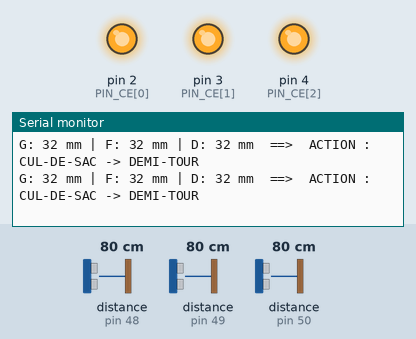
A sketch run on a simulated Arduino Uno, built with avr-gcc and run on an emulated ATmega328P. Parts: output pins drawn as LEDs (lit = HIGH), the last lines printed to the serial monitor. The inputs (shaded band) are chosen by the test bench; at power-on: distance to the obstacle (sensors on pin 48, pin 49, pin 50) 80 cm.

Above: at 1.5 s.
1.6 s: distance to the obstacle (sensor on pin 48) set to 9 cm
At 2.3 s:
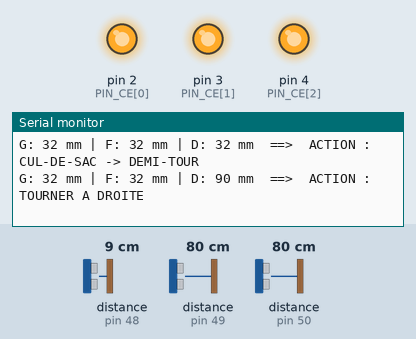
3.9 s: distance to the obstacle (sensor on pin 49) set to 9 cm
At 4.9 s:
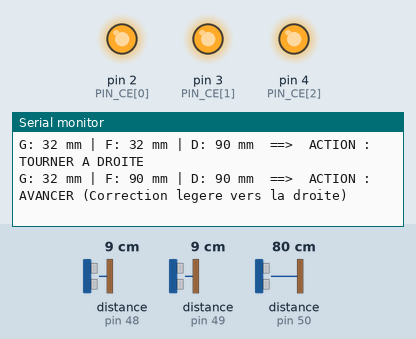
6.4 s: distance to the obstacle (sensor on pin 50) set to 4 cm
At 6.9 s:
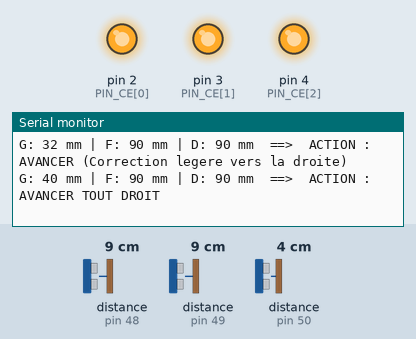
8.5 s: distance to the obstacle (sensor on pin 48) set to 2 cm
At 9.5 s:
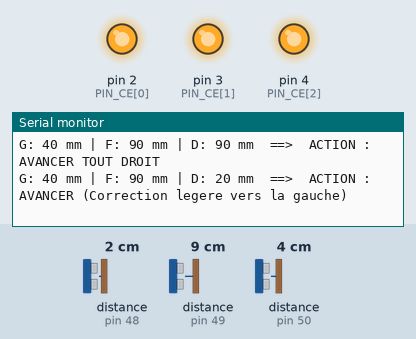

Measured:
- after the input at 1.6 s, the serial monitor: prints a new line after 0.33 s (image 1)
- after the input at 3.9 s, the serial monitor: prints a new line after 0.53 s (image 2)
- after the input at 6.4 s, the serial monitor: prints a new line after 0.13 s (image 3)
- after the input at 8.5 s, the serial monitor: prints a new line after 0.54 s (image 4)

The sketch:

Test_Algorithme_Navigation.ino
```cpp
#include <Wire.h>
#include "Adafruit_VL6180X.h"

#define nb_capteurs 3
#define SEUIL_MUR 50 // Distance en mm en dessous de laquelle on considère qu'il y a un mur

// Index des capteurs basé sur ton schéma de positionnement
#define CAPTEUR_GAUCHE 2
#define CAPTEUR_FACE   1
#define CAPTEUR_DROITE 0

Adafruit_VL6180X capteurs[nb_capteurs] = {
  Adafruit_VL6180X(),
  Adafruit_VL6180X(),
  Adafruit_VL6180X()
};

const int PIN_CE[nb_capteurs] = { 2, 3, 4 };
const uint8_t ADRESSES_I2C[nb_capteurs] = { 0x30, 0x31, 0x32 };

struct DonneesCapteur {
  float lux;
  uint8_t distance;
  uint8_t statut;
};

DonneesCapteur valeurs_capteurs[nb_capteurs];

void setup() {
  Serial.begin(9600);
  while (!Serial) delay(1);

  // Éteindre les capteurs
  for (int i = 0 ; i < nb_capteurs ; i++) {
    pinMode(PIN_CE[i], OUTPUT);
    digitalWrite(PIN_CE[i], LOW);
  }
  delay(10);

  // Initialisation et changement d'adresses
  for (int i = 0; i < nb_capteurs; i++) {
    digitalWrite(PIN_CE[i], HIGH);
    delay(100);
    if (capteurs[i].begin()) {
       capteurs[i].setAddress(ADRESSES_I2C[i]);
    }
  }
  Serial.println("Initialisation terminee. Debut de la simulation...");
}

void loop() {
  lire_capteurs(VL6180X_ALS_GAIN_5);

  // Extraction des distances pour alléger la lecture des conditions
  uint8_t dist_gauche = valeurs_capteurs[CAPTEUR_GAUCHE].distance;
  uint8_t dist_face   = valeurs_capteurs[CAPTEUR_FACE].distance;
  uint8_t dist_droite = valeurs_capteurs[CAPTEUR_DROITE].distance;

  // Affichage compact sur une seule ligne
  Serial.print("G: "); Serial.print(dist_gauche);
  Serial.print(" mm | F: "); Serial.print(dist_face);
  Serial.print(" mm | D: "); Serial.print(dist_droite);
  Serial.print(" mm  ==>  ACTION : ");

  // --- LOGIQUE DE NAVIGATION ---

  if (dist_face < SEUIL_MUR) {
    // Il y a un mur juste en face, le robot doit tourner
    if (dist_droite > SEUIL_MUR) {
      Serial.println("TOURNER A DROITE");
    }
    else if (dist_gauche > SEUIL_MUR) {
      Serial.println("TOURNER A GAUCHE");
    }
    else {
      Serial.println("CUL-DE-SAC -> DEMI-TOUR");
    }
  }
  else {
    // La voie est libre en face
    // Ajout d'une correction de trajectoire si on dévie trop près d'un mur latéral
    if (dist_droite < 40) {
      Serial.println("AVANCER (Correction legere vers la gauche)");
    }
    else if (dist_gauche < 40) {
      Serial.println("AVANCER (Correction legere vers la droite)");
    }
    else {
      Serial.println("AVANCER TOUT DROIT");
    }
  }

  delay(400); // Ralentir la boucle pour faciliter la lecture du moniteur série
}

void lire_capteurs(uint8_t gain_lux) {
  for (int i = 0; i < nb_capteurs; i++) {
    valeurs_capteurs[i].lux = capteurs[i].readLux(gain_lux);
    uint8_t distance_brute = capteurs[i].readRange();
    valeurs_capteurs[i].statut = capteurs[i].readRangeStatus();

    if (valeurs_capteurs[i].statut == VL6180X_ERROR_NONE) {
      valeurs_capteurs[i].distance = distance_brute;
    } else {
      // Si aucune détection (vide ou erreur), on met la distance au maximum (255)
      valeurs_capteurs[i].distance = 255;
    }
  }
}
```
